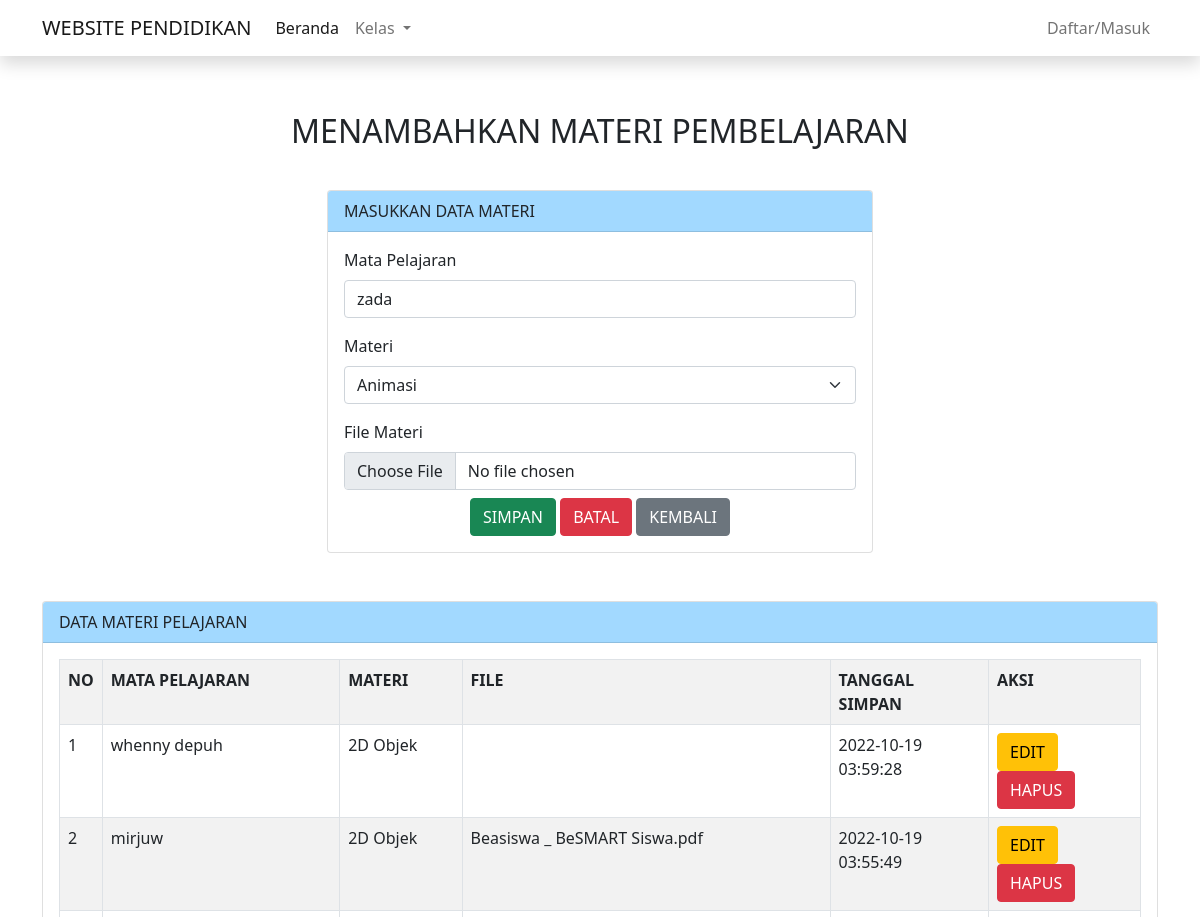
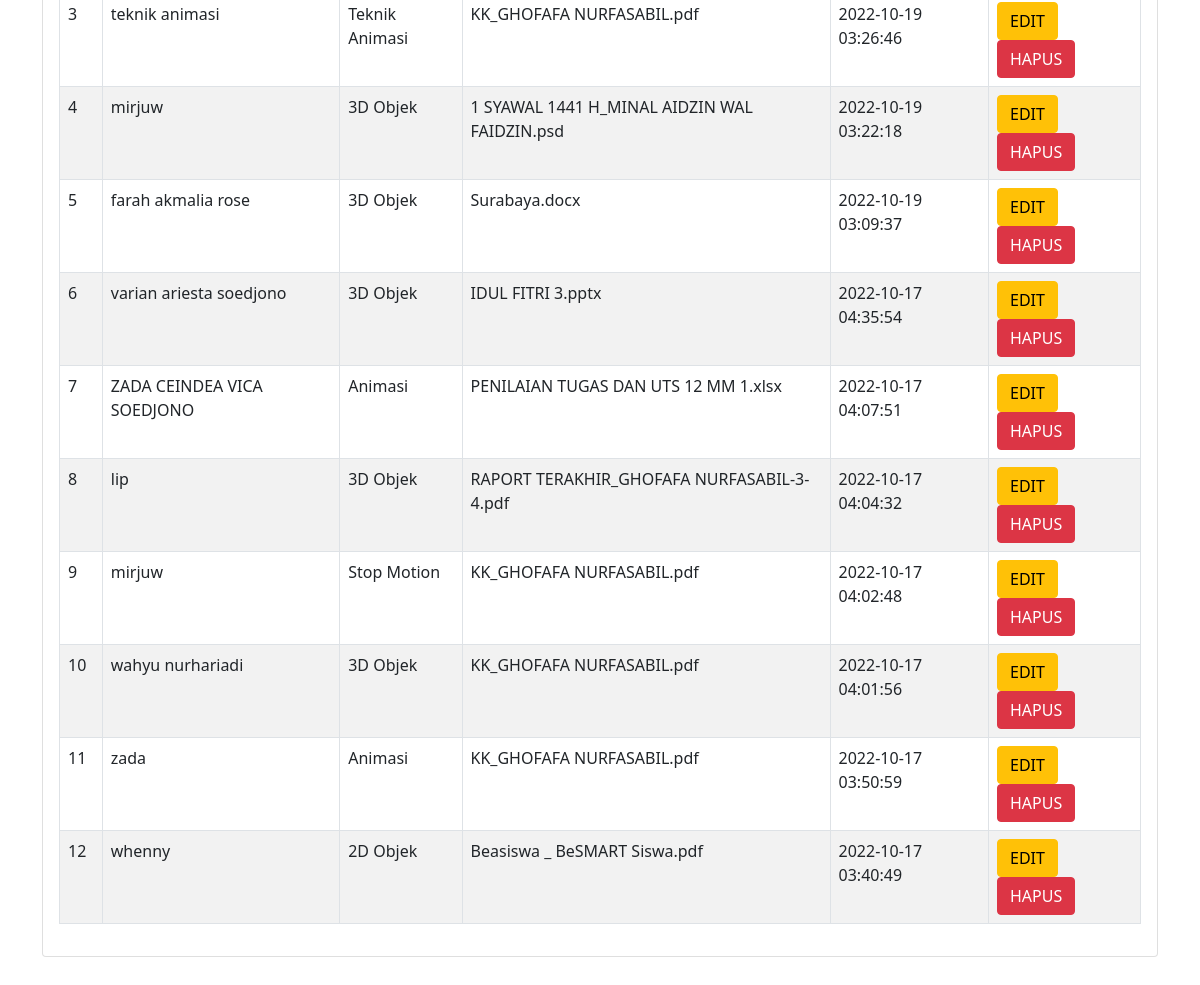
The app's page /tambahmateri.php?hal=edit&id=260 with its own data (2 pictures, top to bottom).
### tables this page shows
CREATE TABLE `plp` (
  `id_mapel` int(5) NOT NULL,
  `mapel` varchar(100) NOT NULL,
  `materi` varchar(100) NOT NULL,
  `file_materi` varchar(100) NOT NULL,
  `tanggal_simpan` timestamp NOT NULL DEFAULT current_timestamp() ON UPDATE current_timestamp()
);

### tambahmateri.php (the view, shortened to what this page needs)
<?php
  include "koneksi.php";
  $vmapel = "";
  $vmateri = "";
  if(isset($_GET['hal']))
  {
    if($_GET['hal'] == "edit")
    {
      $tampil = mysqli_query($koneksi, "SELECT * FROM plp WHERE id_mapel = '$_GET[id]'");
      $data = mysqli_fetch_array($tampil);
      if($data)
      {
        $vmapel = $data['mapel'];
        $vmateri = $data['materi'];
      }
    }
  }
?>
<!doctype html>
<html lang="en">
  <head>
    <link href="https://cdn.jsdelivr.net/npm/bootstrap@5.0.2/dist/css/bootstrap.min.css" rel="stylesheet">
    <link rel="stylesheet" href="style.css"/>
  </head>
  <body>
    <section class="navbar_beranda fixed-top">
      <nav class="navbar navbar-expand-lg navbar-light shadow" style="background-color: #ffffff;">
        <div class="container">
          <a class="navbar-brand" href="index.php">WEBSITE PENDIDIKAN</a>
          <div class="collapse navbar-collapse" id="navbarNav">
            <ul class="navbar-nav">
              <li class="nav-item">
                <a class="nav-link active" aria-current="page" href="index.php">Beranda</a>
              </li>
              <li class="nav-item dropdown">
                <a class="nav-link dropdown-toggle" href="#" id="navbarDropdown" role="button" data-bs-toggle="dropdown" aria-expanded="false">
                  Kelas
                </a>
              </li>
            </ul>
            <ul class="navbar-nav ms-auto">
                <li class="nav-item">
                    <a class="nav-link" href="#">Daftar/Masuk</a>
                </li>
            </ul>
          </div>
        </div>
      </nav>
    </section>
    <div class="container tempat mt-5">
      <h2 class="text-center judultambahmateri">MENAMBAHKAN MATERI PEMBELAJARAN</h2>
      <div class="row">
        <div class="col-md-6 mx-auto">
          <div class="card">
            <div class="card-header kotakmateri">
              MASUKKAN DATA MATERI
            </div>
            <div class="card-body">
              <form method="POST">
                <div class="mb-3">
                  <label class="form-label">Mata Pelajaran</label>
                  <input type="text" value="<?= $vmapel ?>" class="form-control" placeholder="Masukkan Mata Pelajaran" name="mapel">
                </div>
                <div class="mb-3">
                  <label class="form-label">Materi</label>
                  <select class="form-select" name="materi">
                    <option value="<?= $vmateri ?>"><?= $vmateri ?></option>
                  </select>
                </div>
                <div class="mb-2">
                  <label class="form-label">File Materi</label>
                  <input type="file" class="form-control" name="file_materi">
                </div>
                <div class="text-center">
                  <button class="btn btn-success" name="btn_simpan" type="submit">SIMPAN</button>
                  <button class="btn btn-danger" name="btn_batal" type="reset">BATAL</button>
                  <a class="btn btn-secondary" name="btn_kembali" href="materi.php">KEMBALI</a>
                </div>
              </form>
            </div>
          </div>
        </div>
      </div>
      <div class="card mt-5 mb-5">
        <div class="card-header kotakmateri">
          DATA MATERI PELAJARAN
        </div>
        <div class="card-body">
          <table class="table table-hover table-striped table-bordered">
            <tr>
              <th>NO</th>
              <th>MATA PELAJARAN</th>
              <th>MATERI</th>
              <th>FILE</th>
              <th>TANGGAL SIMPAN</th>
              <th>AKSI</th>
            </tr>
            <?php
              $no = 1;
              $tampil = mysqli_query($koneksi, "SELECT * FROM plp ORDER BY id_mapel desc");
              while($data = mysqli_fetch_array($tampil)) :
            ?>
            <tr>
              <td><?= $no++ ?></td>
              <td><?= $data['mapel'] ?></td>
              <td><?= $data['materi'] ?></td>
              <td><?= $data['file_materi'] ?></td>
              <td><?= $data['tanggal_simpan'] ?></td>
              <td>
                <a class="btn btn-warning" href="tambahmateri.php?hal=edit&id=<?=$data['id_mapel']?>">EDIT</a>
                <a class="btn btn-danger" href="tambahmateri.php?hal=hapus&id=<?=$data['id_mapel']?>">HAPUS</a>
              </td>
            </tr>
            <?php endwhile; ?>
          </table>
        </div>
      </div>
    </div>
  </body>
</html>

### style.css (style rules this page uses)
.tempat { padding-top: 2rem; }
.judultambahmateri { padding: 2rem 1rem; }
.kotakmateri { background-color: #a2d9ff; }

### records on screen
plp: mapel "zada", materi "Animasi", file_materi "KK_GHOFAFA NURFASABIL.pdf", tanggal_simpan "2022-10-17 03:50:59"
plp: mapel "whenny depuh", materi "2D Objek", tanggal_simpan "2022-10-19 03:59:28"
plp: mapel "mirjuw", materi "2D Objek", file_materi "Beasiswa _ BeSMART Siswa.pdf", tanggal_simpan "2022-10-19 03:55:49"
plp: mapel "teknik animasi", materi "Teknik Animasi", file_materi "KK_GHOFAFA NURFASABIL.pdf", tanggal_simpan "2022-10-19 03:26:46"
plp: mapel "mirjuw", materi "3D Objek", file_materi "1 SYAWAL 1441 H_MINAL AIDZIN WAL FAIDZIN.psd", tanggal_simpan "2022-10-19 03:22:18"
plp: mapel "farah akmalia rose", materi "3D Objek", file_materi "Surabaya.docx", tanggal_simpan "2022-10-19 03:09:37"
plp: mapel "varian ariesta soedjono", materi "3D Objek", file_materi "IDUL FITRI 3.pptx", tanggal_simpan "2022-10-17 04:35:54"
plp: mapel "ZADA CEINDEA VICA SOEDJONO", materi "Animasi", file_materi "PENILAIAN TUGAS DAN UTS 12 MM 1.xlsx", tanggal_simpan "2022-10-17 04:07:51"
plp: mapel "lip", materi "3D Objek", file_materi "RAPORT TERAKHIR_GHOFAFA NURFASABIL-3-4.pdf", tanggal_simpan "2022-10-17 04:04:32"
plp: mapel "mirjuw", materi "Stop Motion", file_materi "KK_GHOFAFA NURFASABIL.pdf", tanggal_simpan "2022-10-17 04:02:48"
plp: mapel "wahyu nurhariadi", materi "3D Objek", file_materi "KK_GHOFAFA NURFASABIL.pdf", tanggal_simpan "2022-10-17 04:01:56"
plp: mapel "whenny", materi "2D Objek", file_materi "Beasiswa _ BeSMART Siswa.pdf", tanggal_simpan "2022-10-17 03:40:49"
